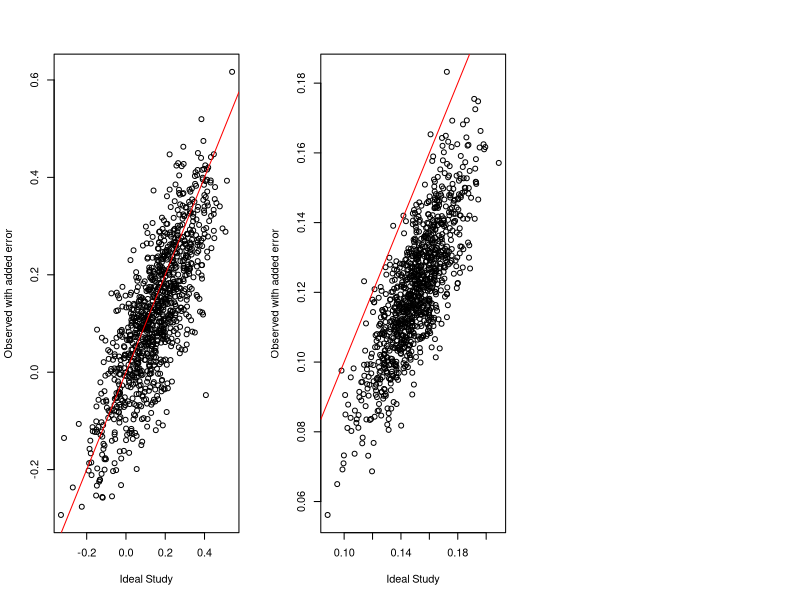

The R source for this figure: (Note: a time limit stopped this script after it produced the figure.)
## Started 12 May 2024 ##
## Code is by E Loken and A Gelman ##
## Lizzie pulled from below website today (and added some par(mfrow))
# https://statmodeling.stat.columbia.edu/wp-content/uploads/2023/11/graph-codes-to-share-for-science-paper-final.txt
## See also: https://statmodeling.stat.columbia.edu/2023/11/11/simulations-of-measurement-error-and-the-replication-crisis-update/

# First just the original two plots, high power N = 3000, low power N = 50, true slope = .15

r <- .15
sims<-array(0,c(1000,4))
xerror <- 0.5
yerror<-0.5

for (i in 1:1000) {
x <- rnorm(50,0,1)
y <- r*x + rnorm(50,0,1)
xx<-lm(y~x)
sims[i,1]<-summary(xx)$coefficients[2,1]
x<-x + rnorm(50,0,xerror)
y<-y + rnorm(50,0,yerror)
xx<-lm(y~x)
sims[i,2]<-summary(xx)$coefficients[2,1]

x <- rnorm(3000,0,1)
y <- r*x + rnorm(3000,0,1)
xx<-lm(y~x)
sims[i,3]<-summary(xx)$coefficients[2,1]
x<-x + rnorm(3000,0,xerror)
y<-y + rnorm(3000,0,yerror)
xx<-lm(y~x)
sims[i,4]<-summary(xx)$coefficients[2,1]

}

par(mfrow=c(1,3))

plot(sims[,2] ~ sims[,1],ylab="Observed with added error",xlab="Ideal Study")
abline(0,1,col="red")

plot(sims[,4] ~ sims[,3],ylab="Observed with added error",xlab="Ideal Study")
abline(0,1,col="red")


# third graph

# run 2000 regressions at points between N = 50 and N = 3050 

r <- .15

propor <-numeric(31)
powers<-seq(50,3050,100)

xerror<-0.5
yerror<-0.5

for (j in 1:31)  {

sims<-array(0,c(1000,4))
for (i in 1:1000) {
x <- rnorm(powers[j],0,1)
y <- r*x + rnorm(powers[j],0,1)
xx<-lm(y~x)
sims[i,1:2]<-summary(xx)$coefficients[2,1:2]
x<-x + rnorm(powers[j],0,xerror)
y<-y + rnorm(powers[j],0,yerror)
xx<-lm(y~x)
sims[i,3:4]<-summary(xx)$coefficients[2,1:2]
}

# find significant observations (t test > 2) and then check proportion

temp<-sims[abs(sims[,3]/sims[,4])> 2,]

propor[j] <- table((abs(temp[,3]/temp[,4])> abs(temp[,1]/temp[,2])))[2]/length(temp[,1])

print(j)
}

plot(powers,propor,type="l",xlab="Sample Size",ylab="Prop where error slope greater",col="blue")
